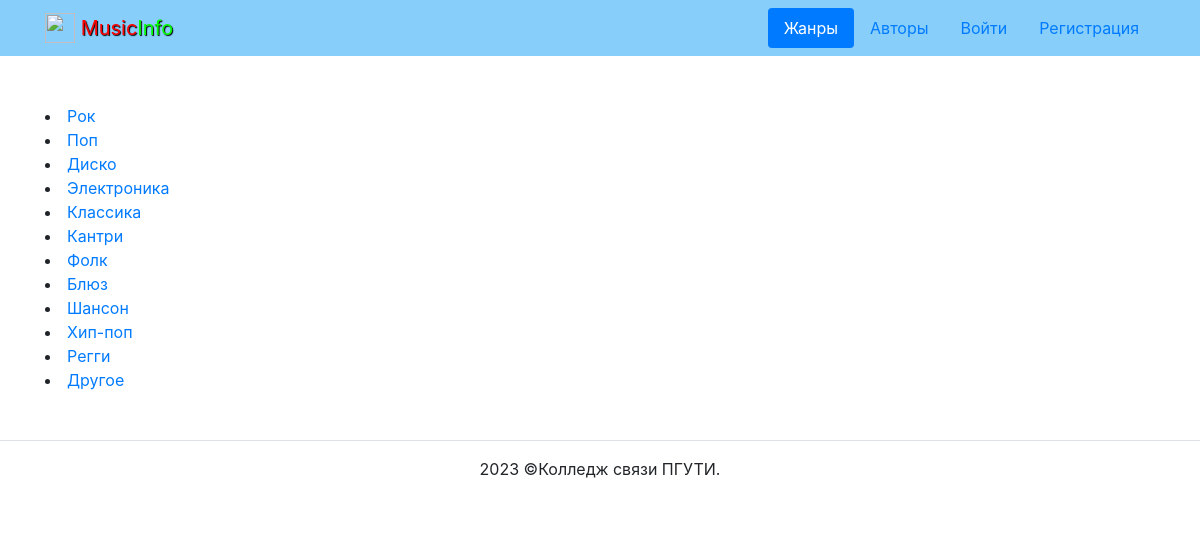
The page /genres/ on the database its author committed.
### music/models.py (models this page shows)
class Genre(models.Model):
    name = models.CharField(max_length=2, choices=GENRE_CHOICES, default="О")
    def __str__(self) -> str:
        return self.get_name_display()

### music/views.py (the view)
# urls.py: path('genres/', views.get_genres, name='genres'),
def get_genres(request):
    title = 'Жанры песен'
    genres = Genre.objects.all()
    context = {
        'title': title,
        'genres': genres,
    }
    return render(request, 'music/genres.html', context)

### core/context_processors/year.py (called while the page is built)
def year(request):
    return {
        'year': timezone.now().year
    }

### templates/music/genres.html (shortened to what this page needs)
{% extends 'base.html' %}
{% load my_tags %}
{% block content %}
  <div class="container py-5">
    <article>
        {% for genre in genres %}
        <li><a href="{% url 'music:genre' genre.id %}">{{ genre }}</li><a>
        {% endfor %}
    </article>
  </div>
{% endblock %}

### rows shown on the page
Genre: name "Рок"
Genre: name "Поп"
Genre: name "Диско"
Genre: name "Электроника"
Genre: name "Классика"
Genre: name "Кантри"
Genre: name "Фолк"
Genre: name "Блюз"
Genre: name "Шансон"
Genre: name "Хип-поп"
Genre: name "Регги"
Genre: name "Другое"
